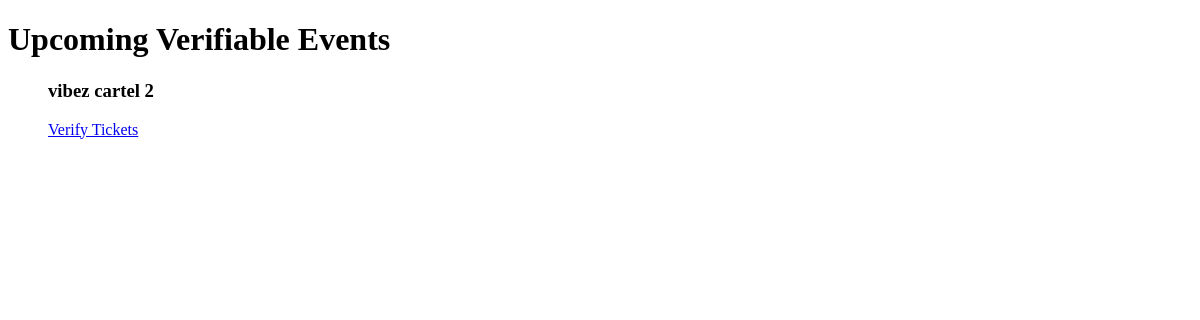
/tickets/verifiable-events/ (signed in), run on an earlier commit of the app's database.
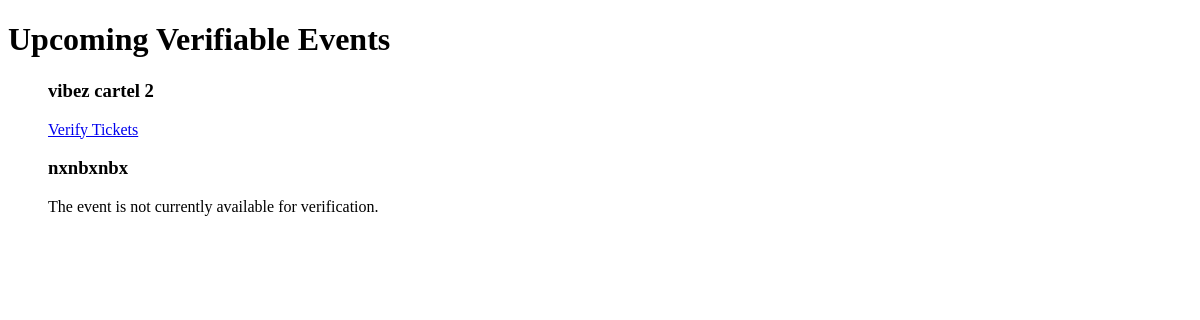
And on a later commit of the database.
### events/models.py (models this page shows, shortened)
class Event(models.Model):
    STATUS_CHOICES = [
        ('pending', 'Pending'),
        ('approved', 'Approved'),
        ('rejected', 'Rejected'),
    ]
    vendor = models.ForeignKey(Vendor, on_delete=models.CASCADE, related_name='events')
    poster = models.ImageField(upload_to='event_posters/')
    title = models.CharField(max_length=200)
    description = models.TextField()
    category = models.CharField(max_length=100)
    start_date = models.DateTimeField()
    end_date = models.DateTimeField(null=True, blank=True)
    venue_name = models.CharField(max_length=100)
    regular_price = models.DecimalField(max_digits=10, decimal_places=2)
    sale_price = models.DecimalField(max_digits=10, decimal_places=2, null=True, blank=True)
    tickets_available = models.PositiveIntegerField(null=True, blank=True)
    tickets_sold = models.PositiveIntegerField(default=0)
    status = models.CharField(max_length=10, choices=STATUS_CHOICES, default='pending')
    adminaction = models.ForeignKey(settings.AUTH_USER_MODEL, on_delete=models.SET_NULL, null=True, blank=True, editable=False)  # Stores the admin who approved/rejected

### vendors/decorators.py (the view)
    def _wrapped_view(request, *args, **kwargs):
        if request.user.is_authenticated and hasattr(request.user, 'is_vendor') and request.user.is_vendor:
            return view_func(request, *args, **kwargs)
        else:
            raise PermissionDenied("You are not allowed to access this page.")  # Return Permission Denied error

### templates/tickets/verifiable_events.html (shortened to what this page needs)
<!DOCTYPE html>
<html lang="en">
<head>
</head>
<body>
    <h1>Upcoming Verifiable Events</h1>
    <ul>
        {% for event_data in verifiable_events %}
    <div>
        <h3>{{ event_data.event.title }}</h3>
        {% if event_data.is_clickable %}
            <a href="{% url 'verify_ticket' event_data.event.id %}">Verify Tickets</a>
        {% else %}
            <p>The event is not currently available for verification.</p>
        {% endif %}
    </div>
{% endfor %}
    </ul>
</body>
</html>

What changed in the data, as far as the page shows it:
now on this page (row edited): Event: event "nxnbxnbx", shows "The event is not currently available for verification."
